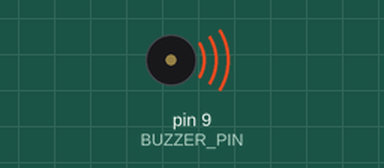
Simulated run of this sketch. Board: Arduino Uno, built with avr-gcc and run on an emulated ATmega328P. On the bench: buzzer (waves = sounding). What the sketch prints to the serial monitor is not drawn.

Above: at 0.2 s.
Timing chart, 0 to 3.0 s (numbered marks = the images above):
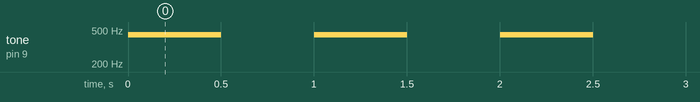

The sketch:

sketch_feb15a.ino
```cpp
#define BUZZER_PIN 9  // Connect to PWM pin

void setup() {
    pinMode(BUZZER_PIN, OUTPUT);
    Serial.begin(9600);
}

void loop() {
    tone(BUZZER_PIN, 440);  // Play a 1kHz tone
    Serial.print("hello");
    delay(500);              // Wait 500ms
    noTone(BUZZER_PIN);      // Stop the tone
    delay(500);              // Wait 500ms
}
```

Measured:
- by itself, tone on pin 9 (BUZZER_PIN): alternates 440 Hz for 0.50 s and silent for 0.50 s
